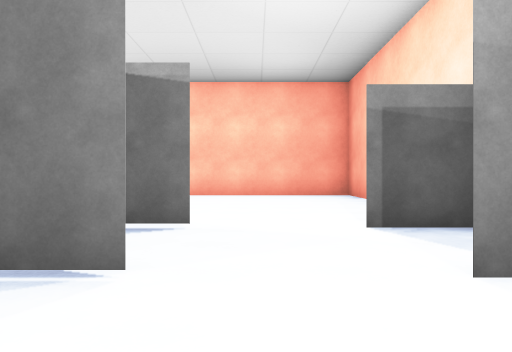
[1] (above)

16 first-person views from a walk through a Unity game level. The camera is 1.3 m above the floor, looks level and sees 70° across. The floor is counted in squares, 2 m on a side. Each view is taken from the middle of a square. On the plan, view 1 faces up. The plan holds only what a view shows up to about 11 squares ahead; the rest is blank. The place goes on beyond the plan. The player is left out. Some surface patterns are stand-ins.

[2]
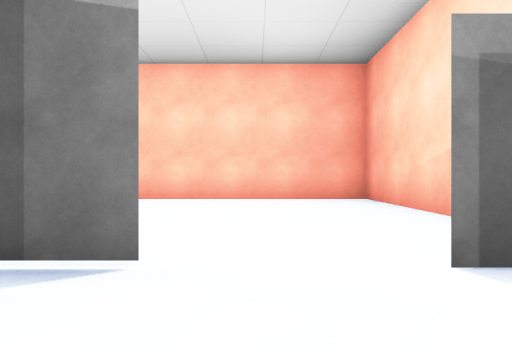

[3]
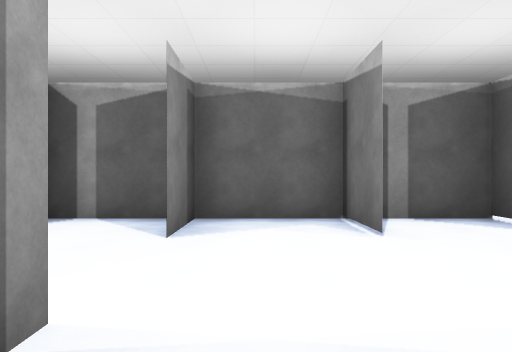

[4]
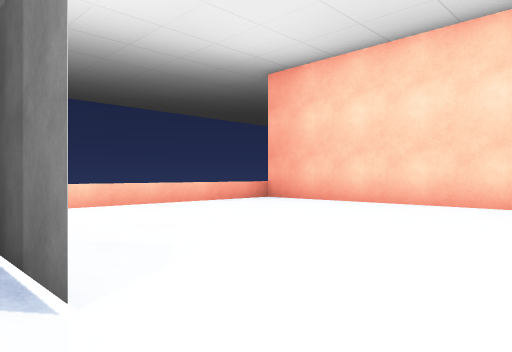

[5]
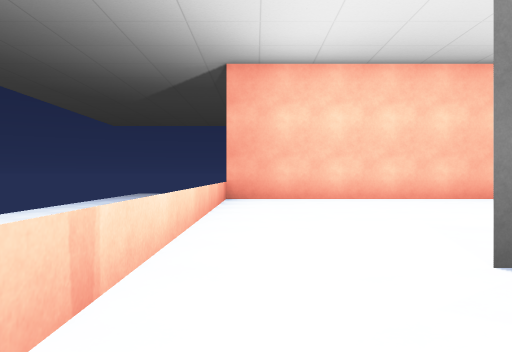

[6]
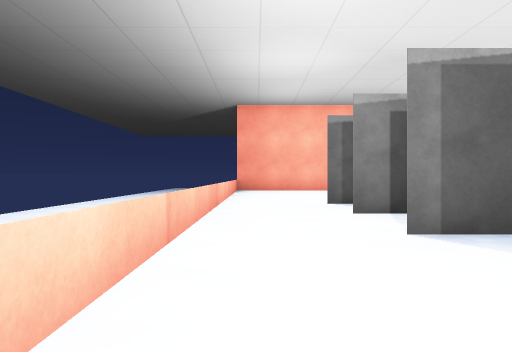

[7]
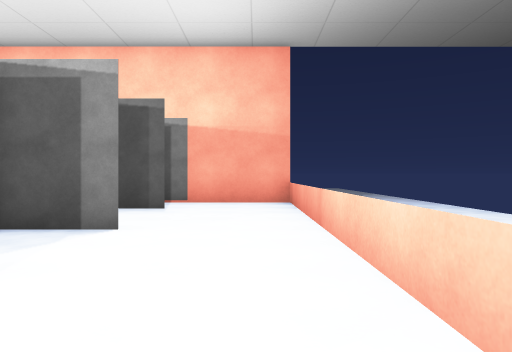

[8]
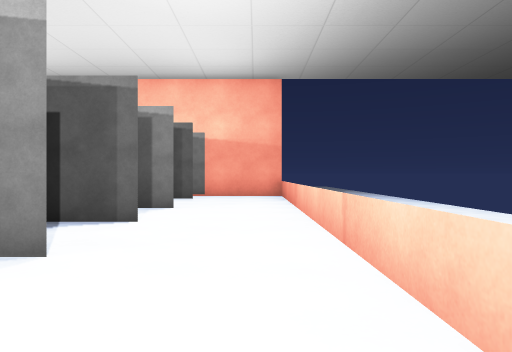

[9]
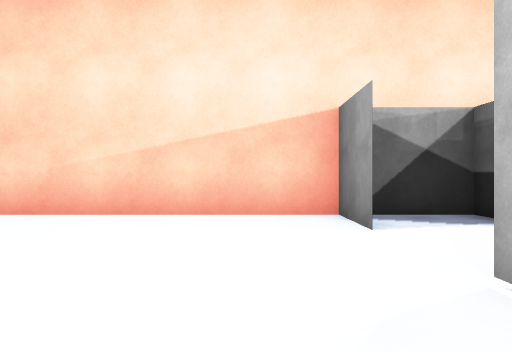

[10]
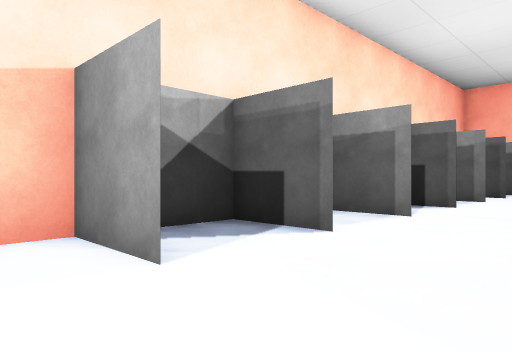

[11]
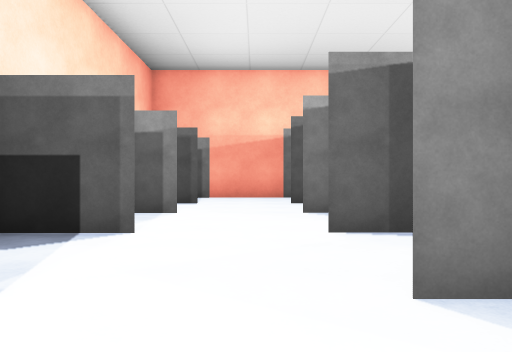

[12]
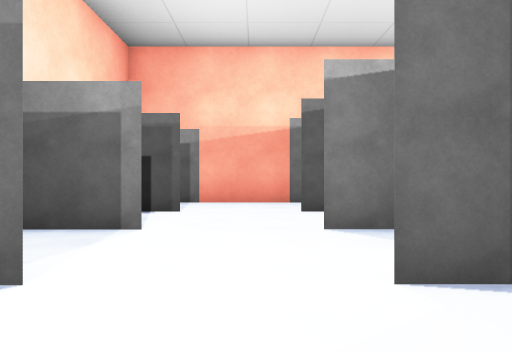

[13]
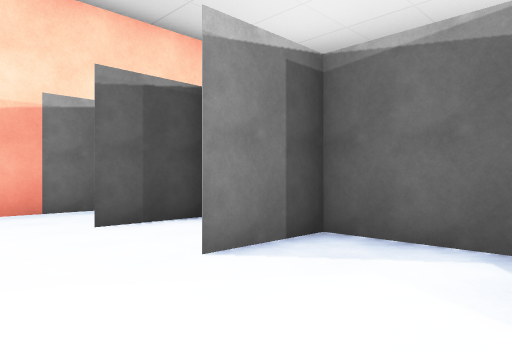

[14]
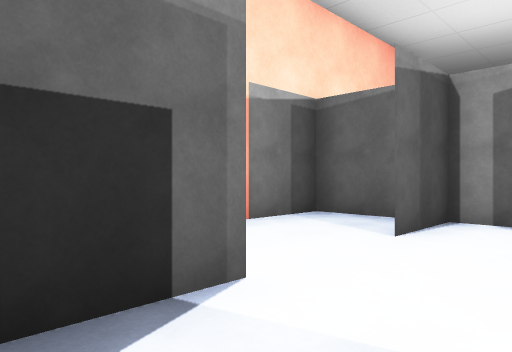

[15]
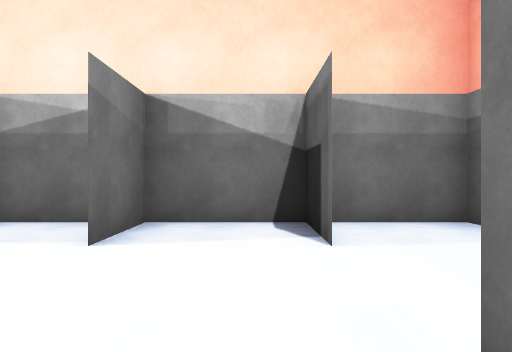

[16]
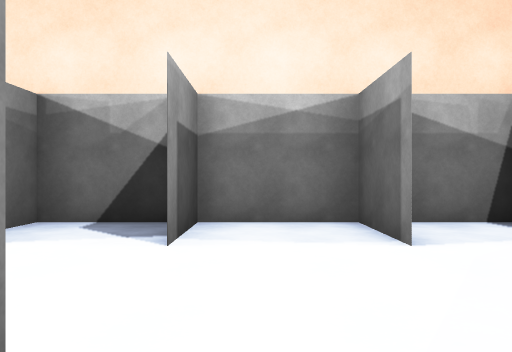

### Floor plan
Ten units are one square. View 1 is at (0, 0); x grows to the right and y downward. Boxes are objects, and circles mark ways between rooms. Rooms are numbered by the first view taken in them; rooms with no view inside come last. Other rooms are left out.
<svg viewBox="-73 -129 110 224">
<path fill="none" stroke="#000" d="M-8 -23 -30 -23M14 -1 29 -1M-26 -20 -26 1M-30 -1 -8 -1M-8 -46 -30 -46M14 -23 31 -23 31 -50M-26 -46 -26 -20M28 -46 14 -46M-30 -46 -44 -46M-30 -23 -44 -23M14 -46 32 -46M-31 -1 -44 -1 -30 -1M31 -50 31 -124 -68 -124M-44 22 -30 22M-44 45 -30 45M-44 67 -30 67M-68 90 -31 90M-68 -124 -68 90M14 22 30 22M-26 1 -26 21M-30 22 -8 22M31 21 31 -1 25 -1M14 67 31 67M-26 41 -26 70M32 44 14 44M-30 67 -8 67M31 70 31 41M14 45 31 45M-26 21 -26 41M31 22 14 22M31 41 31 21M-30 45 -8 45M-26 70 -26 90M-31 90 31 90 31 70"/>
<circle cx="5" cy="-20" r="3" fill="#2a7"/>
<circle cx="5" cy="0" r="3" fill="#2a7"/>
<circle cx="5" cy="-50" r="3" fill="#2a7"/>
<circle cx="5" cy="20" r="3" fill="#2a7"/>
<circle cx="5" cy="40" r="3" fill="#2a7"/>
<circle cx="5" cy="70" r="3" fill="#2a7"/>
<text x="0" y="-10">1</text>
<text x="0" y="-40">2</text>
<text x="-30" y="-60">3</text>
<text x="0" y="10">4</text>
<text x="0" y="50">5</text>
<text x="0" y="30">6</text>
<text x="0" y="80">7</text>
</svg>
Room 1 opens to room 2. Room 1 opens to room 4. Room 2 opens to room 3. Room 4 opens to room 6. Room 5 opens to room 6. Room 5 opens to room 7.

Where each view was taken, in squares from view 1:
view 1: 0 up, 0 right, facing up
view 2: 2 up, 0 right, facing up
view 3: 1 up, 3 right, facing left
view 4: 4 up, 1 right, facing up-left
view 5: 2 up, 6 left, facing up
view 6: 4 down, 6 left, facing up
view 7: 0 up, 6 left, facing down
view 8: 3 up, 6 left, facing down
view 9: 6 up, 3 left, facing right
view 10: 6 up, 1 left, facing down-right
view 11: 2 up, 0 right, facing down
view 12: 0 up, 0 right, facing down
view 13: 2 down, 1 right, facing down-left
view 14: 5 down, 3 right, facing down-left
view 15: 6 down, 2 left, facing right
view 16: 3 down, 2 left, facing right
